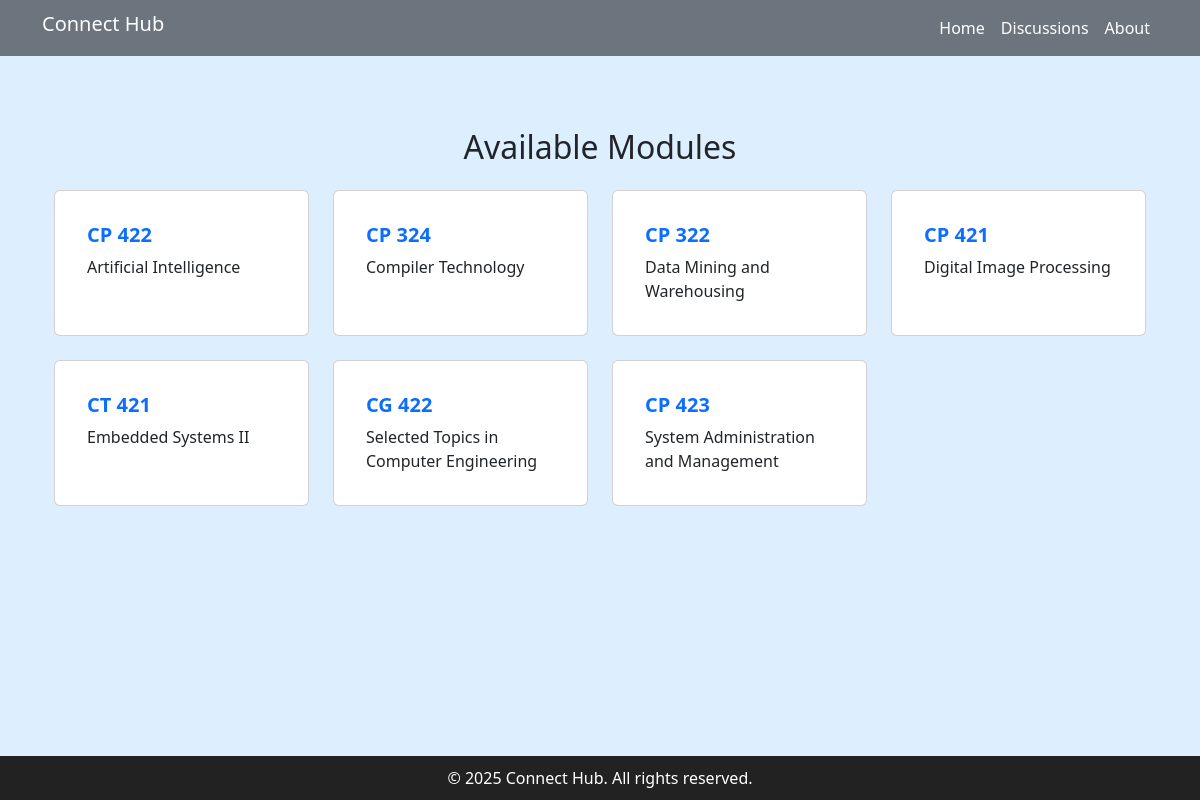
The page / on the database its author committed.
### discussions/models.py (models this page shows, shortened)
class Module(models.Model):
    name = models.CharField(max_length=255, unique=True)
    description = models.TextField(blank=True, null=True)

### discussions/views.py (the view)
# urls.py: path("", views.list_of_modules, name="index"),
def list_of_modules(request):
    modules=Module.objects.all()
    return render(request,"discussions/index.html",{"modules":modules})

### templates/discussions/index.html (shortened to what this page needs)
{% extends './base.html' %} {% block content %}
<div class="container mt-5">
  <h2 class="text-center mb-4">Available Modules</h2>
  <div class="row row-cols-1 row-cols-md-2 row-cols-lg-4 g-4">
    {% for module in modules %}
    <div class="col">
      <a
        href="{% url 'list_of_filtered_discussions' module.name %}"
        class="text-decoration-none"
        data-bs-toggle="tooltip"
        data-bs-placement="top"
        title="Click to explore discussions for this module!"
      >
        <div
          class="card p-3 {% cycle 'card-lightblue' 'card-green' 'card-teal' 'card-cyan' %}"
        >
          <div class="card-body">
            <h5 class="card-title text-primary">
              <strong>{{ module.name }}</strong>
            </h5>
            <p class="card-text text-dark">{{ module.description }}</p>
          </div>
        </div>
      </a>
    </div>
    {% endfor %}
  </div>
</div>
{% endblock content %}

### templates/discussions/base.html (shortened to what this page needs)
{% load static %}
<!DOCTYPE html>
<html lang="en">
  <head>
    <link href="{% static 'css/style.css' %}" rel="stylesheet" />
    <link
      href="https://cdn.jsdelivr.net/npm/bootstrap@5.3.0/dist/css/bootstrap.min.css"
      rel="stylesheet"
    />
  </head>
  <body>
    <header>
      <nav class="navbar navbar-expand-lg navbar-dark bg-secondary">
        <div class="container">
          <h5 class="text-white">Connect Hub</h5>
          <div class="collapse navbar-collapse" id="navbarSupportedContent">
            <ul class="navbar-nav ms-auto">
              <li class="nav-item">
                <a class="nav-link active" href="{% url 'index' %}">Home</a>
              </li>
              <li class="nav-item">
                <a class="nav-link active" href="{% url 'discussions' %}"
                  >Discussions</a
                >
              </li>
              <li class="nav-item">
                <a class="nav-link active" href="#">About</a>
              </li>
            </ul>
          </div>
        </div>
      </nav>
    </header>
    <div class="content container mt-4">
      {% block content %}{% endblock content %}
    </div>
    <footer>
      <p class="m-0">&copy; 2025 Connect Hub. All rights reserved.</p>
    </footer>
  </body>
</html>

### templates/discussions/base.html (style rules this page uses)
html, body { height: 100%; display: flex; flex-direction: column; background-color: #ddeeff; }
.content { flex: 1; }
footer { background-color: #222; padding: 10px 0; text-align: center; color: white; }

### rows shown on the page
Module: name "CP 422", description "Artificial Intelligence"
Module: name "CP 324", description "Compiler Technology"
Module: name "CP 322", description "Data Mining and Warehousing"
Module: name "CP 421", description "Digital Image Processing"
Module: name "CT 421", description "Embedded Systems II"
Module: name "CG 422", description "Selected Topics in Computer Engineering"
Module: name "CP 423", description "System Administration and Management"
